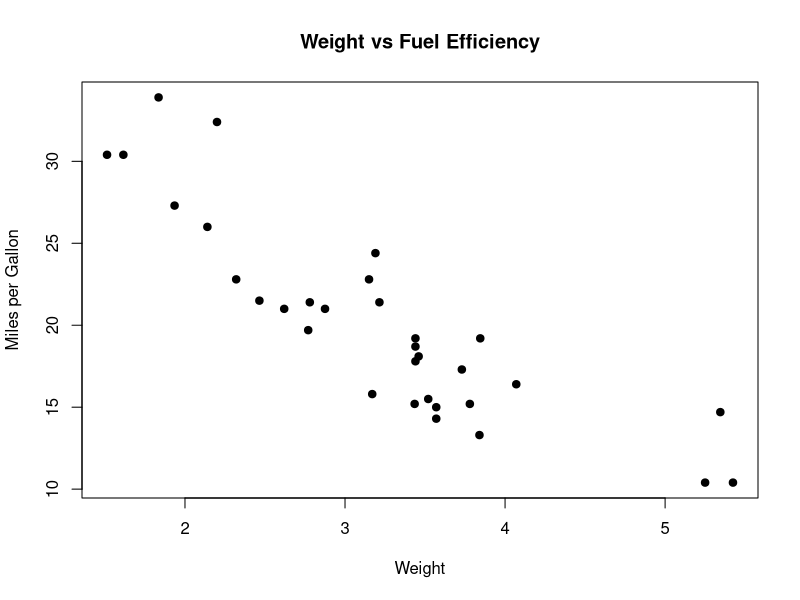
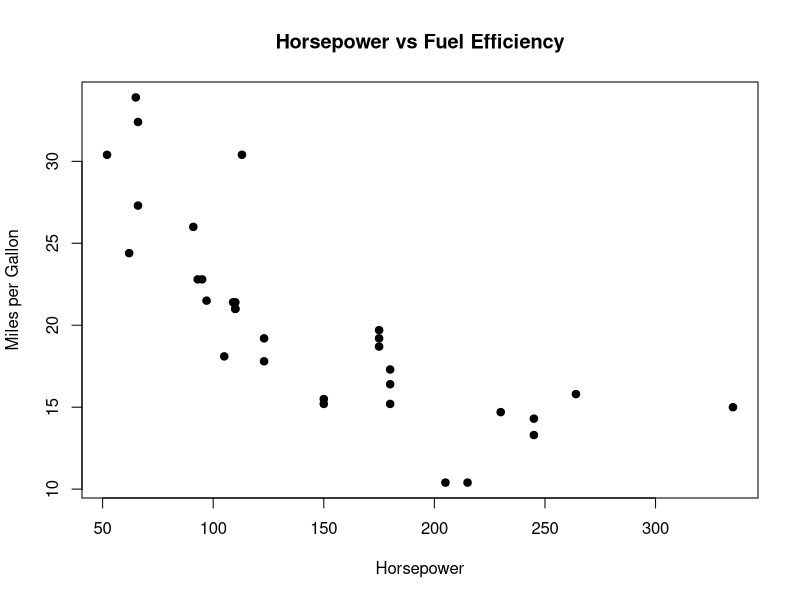
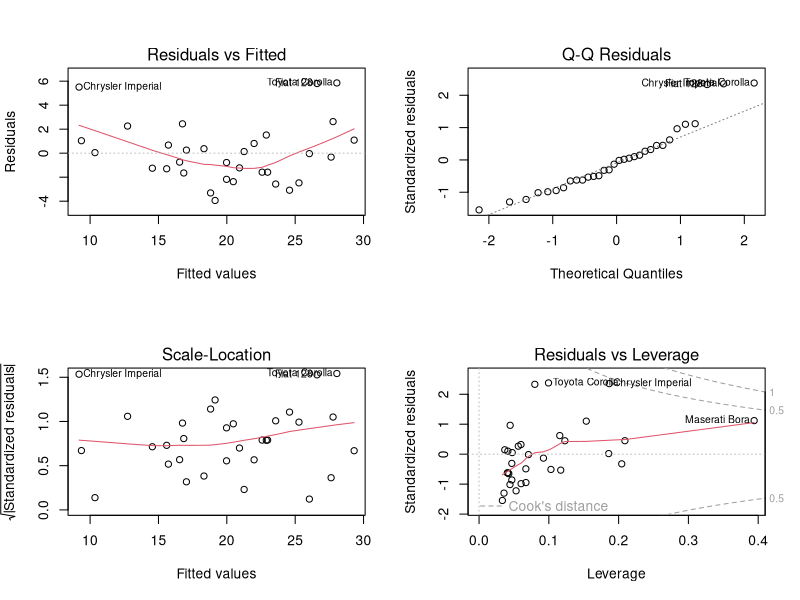

These figures' R source, in order:
## ---- chunk 1

data(mtcars)

# Display the first six observations
head(mtcars)
## ---- chunk 2
# Check data structure
str(mtcars)

# Select relevant variables
data <- mtcars[, c("mpg", "wt", "hp")]

# Summary statistics
summary(data)

# Check missing values
colSums(is.na(data))
## ---- chunk 3
# Relationship between weight and fuel efficiency
plot(data$wt, data$mpg,
     main = "Weight vs Fuel Efficiency",
     xlab = "Weight",
     ylab = "Miles per Gallon",
     pch = 19)

# Relationship between horsepower and fuel efficiency
plot(data$hp, data$mpg,
     main = "Horsepower vs Fuel Efficiency",
     xlab = "Horsepower",
     ylab = "Miles per Gallon",
     pch = 19)
## ---- chunk 4
# Fit the regression model
model <- lm(mpg ~ wt + hp, data = data)

# Display regression results
summary(model)
## ---- chunk 5
# Extract regression coefficients
coef(model)

# Display R-squared
summary(model)$r.squared

# Display adjusted R-squared
summary(model)$adj.r.squared

# Display F-statistic and p-value
summary(model)$fstatistic
## ---- chunk 6
# Display diagnostic plots
par(mfrow = c(2, 2))
plot(model)
par(mfrow = c(1, 1))
## ---- chunk 7
# Shapiro-Wilk normality test
shapiro.test(residuals(model))
## ---- chunk 8
# Correlation between independent variables
cor(data$wt, data$hp)
## ---- chunk 9

library(lmtest)

# Breusch-Pagan test
bptest(model)
## ---- chunk 10
# Predict fuel efficiency for a vehicle
new_car <- data.frame(wt = 3.0, hp = 120)

predict(model, newdata = new_car)
